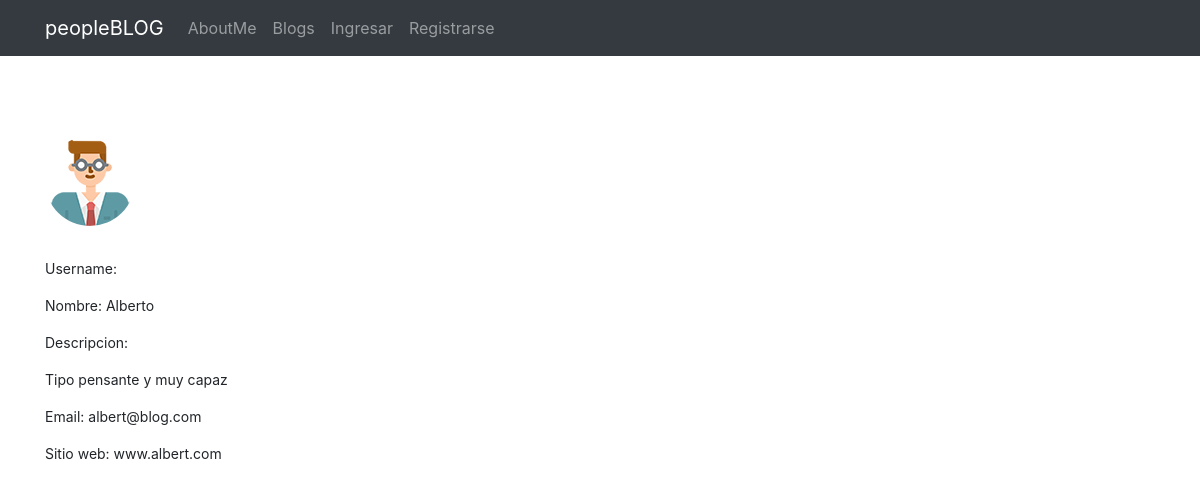
The page /blog/obtenerperfil/2 on the database its author committed.
### Registro/models.py (models this page shows, shortened)
class Profile(models.Model):
    user=models.OneToOneField(User, null=True, on_delete=models.CASCADE)
    nombre= models.CharField(max_length=50, blank=True, null=True)
    descripcion=RichTextField(blank=True, null=True)
    email=models.EmailField(blank=True, null=True)
    web_site=models.URLField(max_length=100, blank=True, null=True)

### Blog/views.py (the view)
# urls.py: path('obtenerperfil/<pk>', obtenerperfil, name="obtenerperfil"),
def obtenerperfil(request, pk):
    user= User.objects.get(id=pk)
    profile= Profile.objects.filter(user=user.id).get()
    lista= Avatar.objects.filter(user=user.id)
    if len(lista)!= 0:
        avatar= lista[0].imagen.url
    else:
        avatar= "/media/avatars/defaultavatar.jpg"
    return render(request, "profile_page.html", {"profile":profile, "avatar":avatar})

### Templates/profile_page.html (shortened to what this page needs)
{% extends "padre.html" %}
{% block content %}
<br/>
<br/>
<img class="img-fluid rounded-circle mb-2" src="{{ avatar }}" alt="...">
<br/>
<br/>
<small>
    <p>Username: {{user.username}}</p>
    <p>Nombre: {{profile.nombre}}</p>
    <p>Descripcion: {{profile.descripcion|safe}}</p>
    <p>Email: {{profile.email}}</p>
    <p>Sitio web: {{profile.web_site}}</p>
</small>
{% endblock %}

### rows shown on the page
Profile: nombre "Alberto", descripcion "Tipo pensante y muy capaz", email "albert@blog.com", web_site "www.albert.com"
